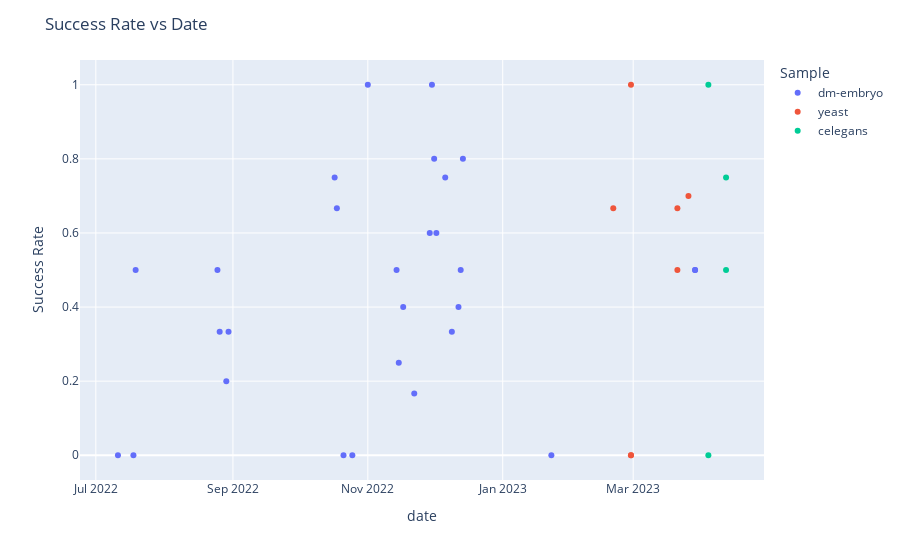

The cell this chart's notebook holds for it:
### Code cell
# plot df, success rate vs date, plotly express
fig = px.scatter(df, x="date", y="Success", color="Sample")
# set title, success rate
fig.update_layout(title="Success Rate vs Date", yaxis_title="Success Rate")
fig.show()

### Figure 1 — Plotly figure (JSON) as saved in the notebook; plotly's stock layout.template omitted (floating-point values rounded to 4 significant figures)
{"data": [{"hovertemplate": "Sample=dm-embryo<br>date=%{x}<br>Success=%{y}<extra></extra>", "legendgroup": "dm-embryo", "marker": {"color": "#636efa", "symbol": "circle"}, "mode": "markers", "name": "dm-embryo", "orientation": "v", "showlegend": true, "type": "scatter", "x": ["2022-07-11T00:00:00", "2022-07-18T00:00:00", "2022-07-19T00:00:00", "2022-08-25T00:00:00", "2022-08-26T00:00:00", "2022-08-29T00:00:00", "2022-08-30T00:00:00", "2022-10-17T00:00:00", "2022-10-18T00:00:00", "2022-10-21T00:00:00", "2022-10-25T00:00:00", "2022-11-01T00:00:00", "2022-11-14T00:00:00", "2022-11-15T00:00:00", "2022-11-17T00:00:00", "2022-11-22T00:00:00", "2022-11-29T00:00:00", "2022-11-30T00:00:00", "2022-12-01T00:00:00", "2022-12-02T00:00:00", "2022-12-06T00:00:00", "2022-12-09T00:00:00", "2022-12-12T00:00:00", "2022-12-13T00:00:00", "2022-12-14T00:00:00", "2023-01-23T00:00:00", "2023-03-29T00:00:00", "2023-03-29T00:00:00"], "xaxis": "x", "y": [0, 0, 0.5, 0.5, 0.3333, 0.2, 0.3333, 0.75, 0.6667, 0, 0, 1, 0.5, 0.25, 0.4, 0.1667, 0.6, 1, 0.8, 0.6, 0.75, 0.3333, 0.4, 0.5, 0.8, 0, 0.5, 0.5], "yaxis": "y"}, {"hovertemplate": "Sample=yeast<br>date=%{x}<br>Success=%{y}<extra></extra>", "legendgroup": "yeast", "marker": {"color": "#EF553B", "symbol": "circle"}, "mode": "markers", "name": "yeast", "orientation": "v", "showlegend": true, "type": "scatter", "x": ["2023-02-20T00:00:00", "2023-02-28T00:00:00", "2023-02-28T00:00:00", "2023-02-28T00:00:00", "2023-03-21T00:00:00", "2023-03-21T00:00:00", "2023-03-26T00:00:00"], "xaxis": "x", "y": [0.6667, 0, 0, 1, 0.5, 0.6667, 0.7], "yaxis": "y"}, {"hovertemplate": "Sample=celegans<br>date=%{x}<br>Success=%{y}<extra></extra>", "legendgroup": "celegans", "marker": {"color": "#00cc96", "symbol": "circle"}, "mode": "markers", "name": "celegans", "orientation": "v", "showlegend": true, "type": "scatter", "x": ["2023-04-04T00:00:00", "2023-04-04T00:00:00", "2023-04-12T00:00:00", "2023-04-12T00:00:00"], "xaxis": "x", "y": [1, 0, 0.75, 0.5], "yaxis": "y"}], "layout": {"legend": {"title": {"text": "Sample"}, "tracegroupgap": 0}, "margin": {"t": 60}, "title": {"text": "Success Rate vs Date"}, "xaxis": {"anchor": "y", "domain": [0, 1], "title": {"text": "date"}}, "yaxis": {"anchor": "x", "domain": [0, 1], "title": {"text": "Success Rate"}}}}
